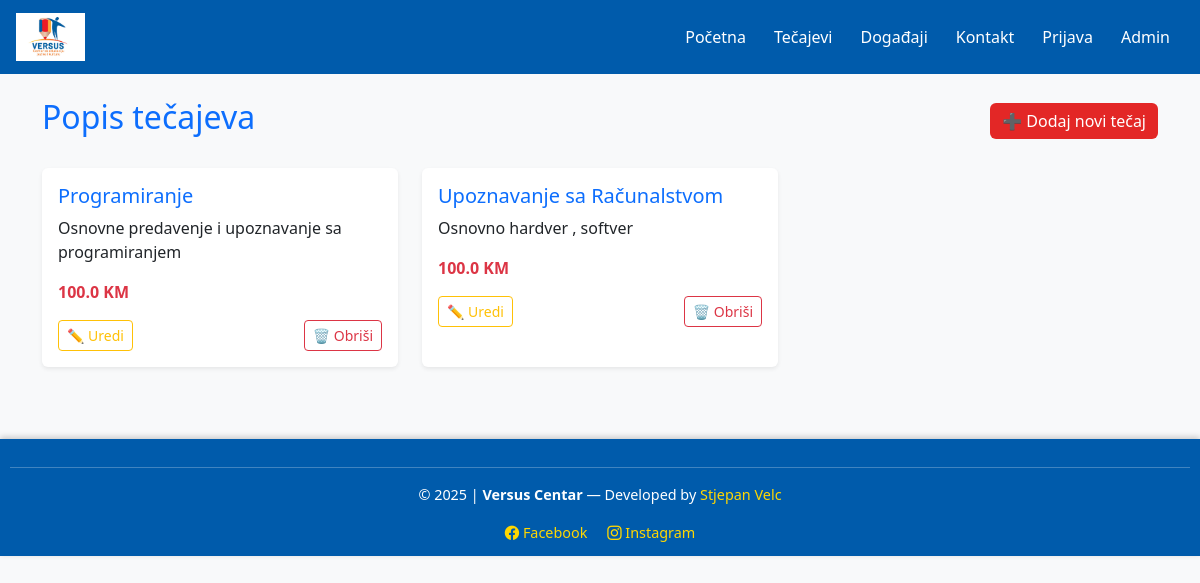
The app's page /courses, older data.
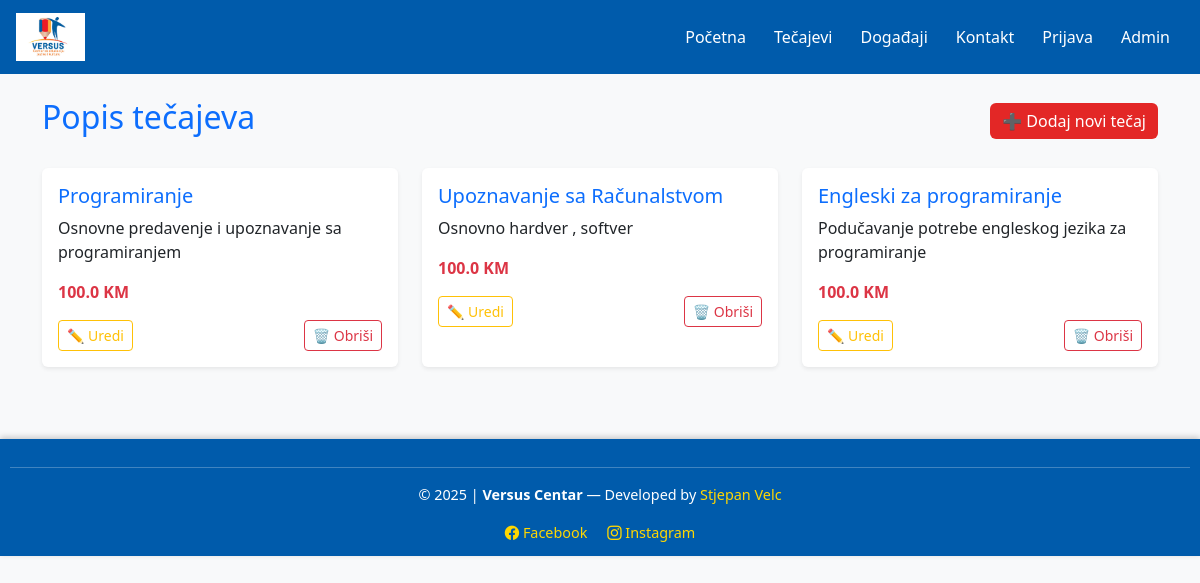
The same page, newer data.
### app.py (models this page shows)
class Course(db.Model):
    id = db.Column(db.Integer, primary_key=True)
    naziv = db.Column(db.String(100), nullable=False)
    opis = db.Column(db.String(255), nullable=True)
    cijena = db.Column(db.Float, nullable=True)

### app.py (the view)
@app.route("/courses")
def courses():
    svi_kursevi = Course.query.all()
    return render_template("courses.html", courses=svi_kursevi)

### app.py (called while the page is built)
@app.before_request
def require_login():
    if request.path.startswith("/admin") and not request.path.startswith("/admin/login"):
        if not session.get("admin_logged"):
            return redirect(url_for("admin_login"))
    if request.path.startswith("/user") and not request.path.startswith("/user/login"):
        if not session.get("logged_in"):
            return redirect(url_for("user_login"))

### templates/courses.html (shortened to what this page needs)
{% extends "base.html" %}
{% block content %}
<div class="d-flex justify-content-between align-items-center mb-4">
    <h2 class="text-primary">Popis tečajeva</h2>
    <a href="/add_course" class="btn btn-primary">
        ➕ Dodaj novi tečaj
    </a>
</div>
{% if courses %}
    <div class="row">
        {% for c in courses %}
        <div class="col-md-6 col-lg-4 mb-4">
            <div class="card shadow-sm border-0 h-100">
                <div class="card-body">
                    <h5 class="card-title text-primary">{{ c.naziv }}</h5>
                    <p class="card-text">{{ c.opis }}</p>
                    <p class="fw-bold text-danger">{{ c.cijena }} KM</p>
                    <div class="d-flex justify-content-between">
                        <a href="{{ url_for('edit_course', id=c.id) }}" class="btn btn-outline-warning btn-sm">✏️ Uredi</a>
                        <form action="{{ url_for('delete_course', id=c.id) }}" method="POST" onsubmit="return confirm('Jesi li siguran da želiš obrisati ovaj tečaj?')" style="display:inline;">
                            <button type="submit" class="btn btn-outline-danger btn-sm">🗑️ Obriši</button>
                        </form>
                    </div>
                </div>
            </div>
        </div>
        {% endfor %}
    </div>
{% else %}
    <div class="alert alert-info text-center shadow-sm">
        Trenutno nema unesenih tečajeva.
    </div>
{% endif %}
{% endblock %}

Row changes from the older to the newer data that the page shows:
added Course: naziv "Engleski za programiranje", opis "Podučavanje potrebe engleskog jezika za programiranje", cijena "100.0"
